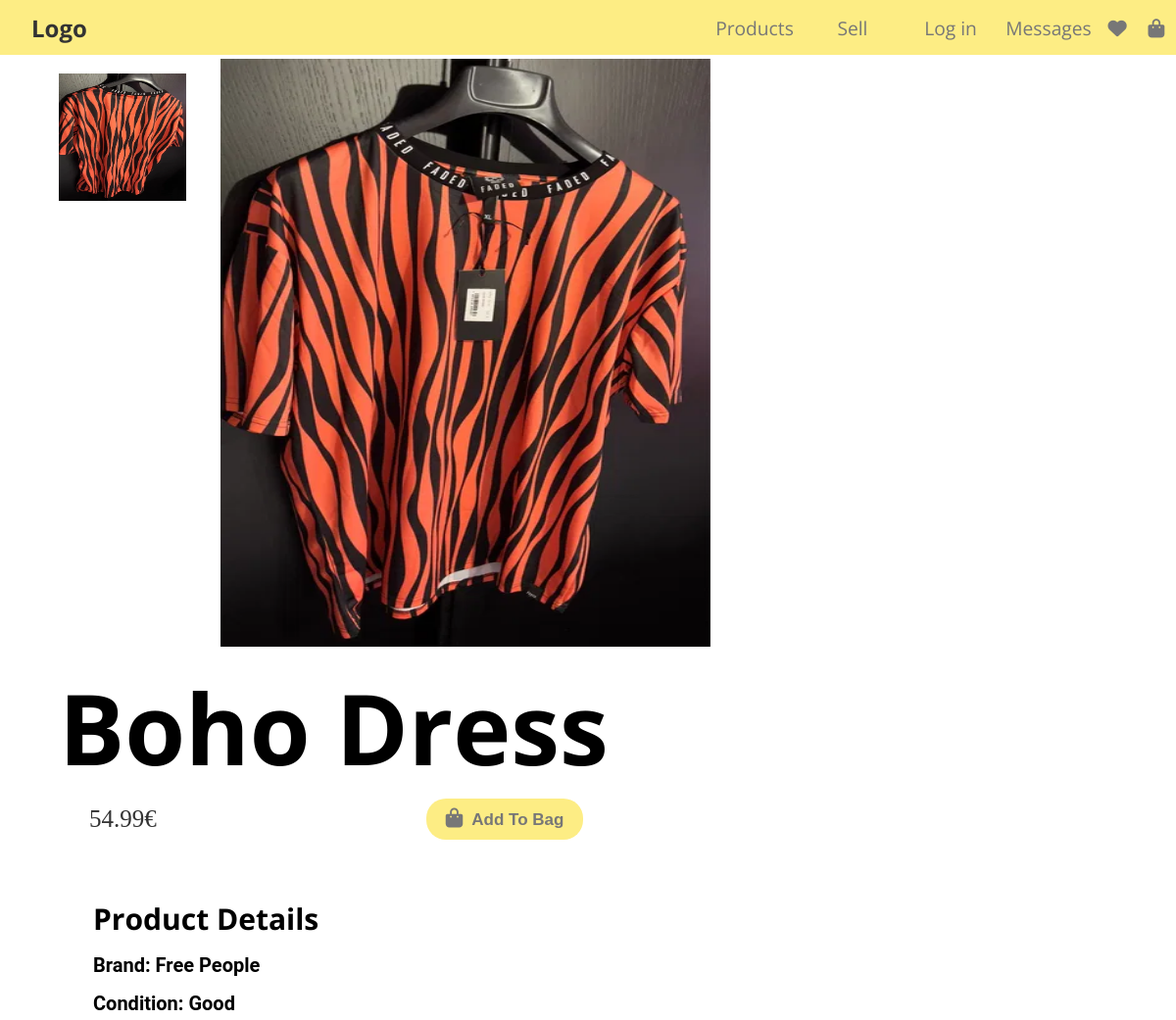
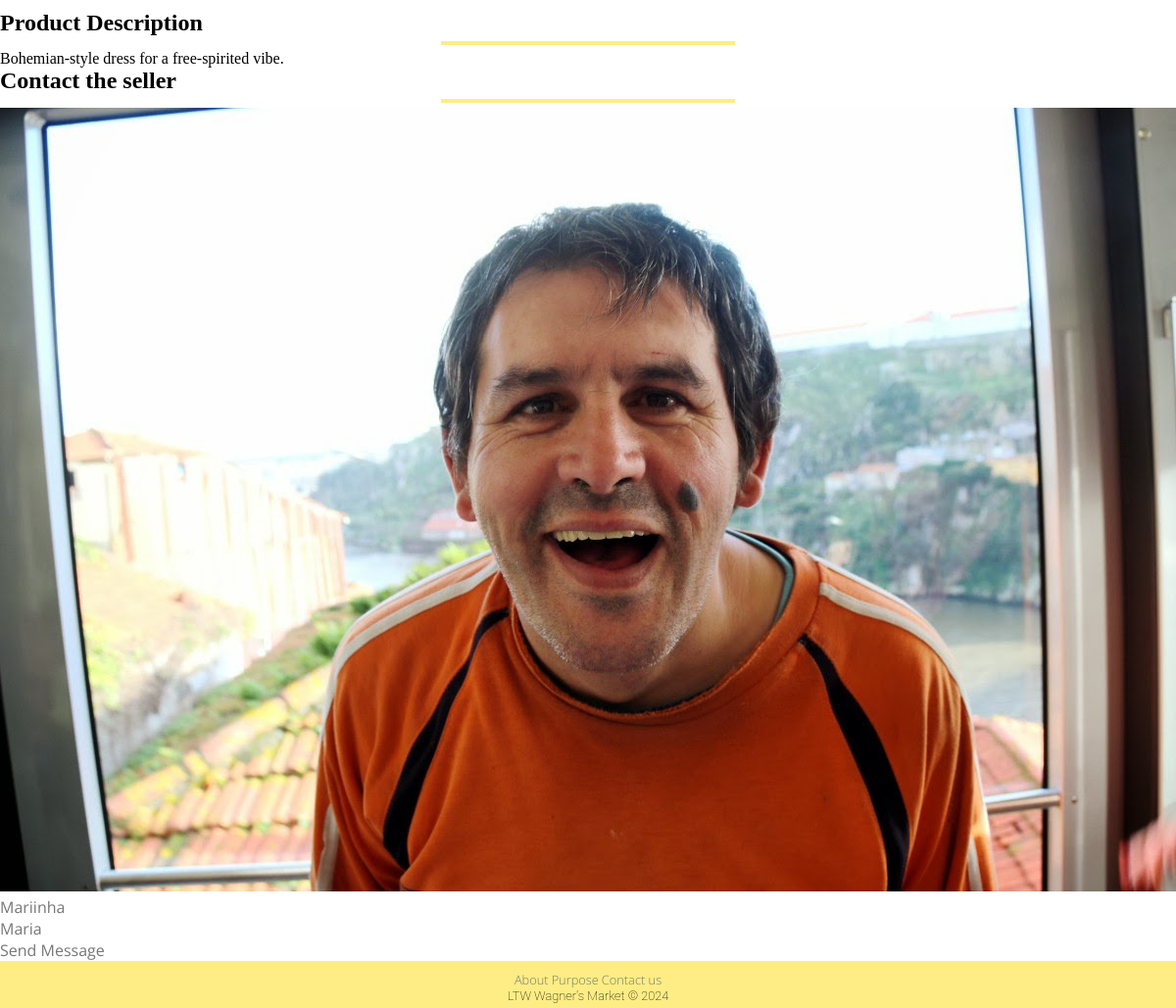
/pages/item.php?id=26, run on the app's committed database (2 pictures, top to bottom).
### tables this page shows
CREATE TABLE IMAGE(
    ImageId INTEGER PRIMARY KEY AUTOINCREMENT,
    Path TEXT NOT NULL,
    ItemId INTEGER NOT NULL,
    FOREIGN KEY (ItemId) REFERENCES ITEM (ItemId) ON DELETE CASCADE ON UPDATE CASCADE
);

CREATE TABLE ITEM (
    ItemId INTEGER PRIMARY KEY AUTOINCREMENT,
    UserId INTEGER NOT NULL,
    Title TEXT NOT NULL,
    Price FLOAT NOT NULL,
    Description TEXT NOT NULL,
    Condition TEXT NOT NULL,
    Size TEXT NOT NULL,
    Brand TEXT NOT NULL,
    ImagePath TEXT NOT NULL,
    WishlistCounter INTEGER DEFAULT 0,
    Timestamp DATETIME NOT NULL DEFAULT CURRENT_TIMESTAMP,
    CONSTRAINT PriceConstraint CHECK (Price > 0),
    FOREIGN KEY (UserId) REFERENCES USER (UserId) ON DELETE CASCADE ON UPDATE CASCADE,
    FOREIGN KEY (Condition) REFERENCES CONDITION (Condition) ON DELETE CASCADE ON UPDATE CASCADE,
    FOREIGN KEY (Size) REFERENCES SIZE (Size) ON DELETE CASCADE ON UPDATE CASCADE
);

CREATE TABLE USER (
    UserId INTEGER PRIMARY KEY AUTOINCREMENT,
    Name TEXT NOT NULL,
    Username TEXT UNIQUE NOT NULL,
    ProfilePic TEXT NOT NULL,
    Password TEXT NOT NULL,
    Email TEXT UNIQUE NOT NULL,
    Admin BOOLEAN DEFAULT FALSE
);

### public/pages/item.php (called while the page is built, shortened)
<?php
require_once(__DIR__ . '/../utils/session.php');
$session = new Session();
require_once(__DIR__ . '/../../private/database/connection.db.php');
require_once(__DIR__ . '/../../private/database/item.class.php');
require_once(__DIR__ . '/../../private/database/image.class.php');
require_once(__DIR__ . '/../../private/database/user.class.php');
require_once(__DIR__ . '/../../private/templates/common.tpl.php');
require_once(__DIR__ . '/../../private/templates/item.tpl.php');
$db = getDatabaseConnection();
$item = Item::getItem($db, intval($_GET['id']));
$images = Image::getImages($db, $item->itemId);
$user = User::getUser($db, $item->userId);
drawHeader($db, $session);
drawItem($db,$item, $images, $session, $user);
drawFooter();
?>

### public/utils/session.php (called while the page is built, shortened)
<?php
class Session
{
    public function isLoggedIn(): bool
    {
        return isset($_SESSION['id']);
    }
}
?>

### private/database/image.class.php (called while the page is built, shortened)
<?php
class Image
{
    public function __construct(int $imageId, string $path, int $itemId)
    {
        $this->path = $path;
    }
    static function getImages(PDO $db, int $itemId): array
    {
        $stmt = $db->prepare('
                SELECT ImageId, Path, ItemId
                FROM IMAGE
                WHERE ItemId = ?
            ');
        $stmt->execute(array($itemId));
        $images = array();
        while ($image = $stmt->fetch()) {
            $images[] = new Image(
                $image['ImageId'],
                $image['Path'],
                $image['ItemId']
            );
        }
        return $images;
    }
}
?>

### private/database/item.class.php (called while the page is built, shortened)
<?php
class Item
{
    public function __construct(int $itemId, int $userId, string $title, float $price, string $description, string $condition, string $size, string $brand, string $imagePath, int $wishlistCounter, string $timeStamp)
    {
        $this->itemId = $itemId;
        $this->userId = $userId;
        $this->title = $title;
        $this->price = $price;
        $this->description = $description;
        $this->condition = $condition;
        $this->brand = $brand;
        $this->imagePath = $imagePath;
    }
    static function getItem(PDO $db, int $id): Item
    {
        $stmt = $db->prepare('SELECT ItemId, UserId, Title, Price, Description, Condition, Size, Brand, ImagePath, WishlistCounter, Timestamp FROM ITEM WHERE ItemId = ?');
        $stmt->execute(array($id));
        $item = $stmt->fetch();
        return new Item(
            $item['ItemId'],
            $item['UserId'],
            $item['Title'],
            $item['Price'],
            $item['Description'],
            $item['Condition'],
            $item['Size'],
            $item['Brand'],
            $item['ImagePath'],
            $item['WishlistCounter'],
            $item['Timestamp']
        );
    }
}
?>

### private/database/user.class.php (called while the page is built, shortened)
<?php
class User
{
    public function __construct(int $userId, string $name, string $username, string $profilePic, string $email, bool $admin)
    {
        $this->userId = $userId;
        $this->name = $name;
        $this->username = $username;
        $this->profilePic = $profilePic;
    }
    static function getUser(PDO $db, int $id): User
    {
        $stmt = $db->prepare('SELECT * FROM USER WHERE UserId = ?');
        $stmt->execute(array($id));
        $user = $stmt->fetch();
        $admin = $user['Admin'] == 1;
        return new User(
            $user['UserId'],
            $user['Name'],
            $user['Username'],
            $user['ProfilePic'],
            $user['Email'],
            $admin
        );
    }
}
?>

### private/templates/common.tpl.php (the view, shortened to what this page needs)
<?php
require_once (__DIR__ . '/../database/user.class.php');
require_once (__DIR__ . '/../../public/utils/session.php');
?>
<?php function drawHeader(PDO $db, Session $session)
{ ?>
    <!DOCTYPE html>
    <html lang="en-US">
    <head>
        <link rel="stylesheet" href="../css/style.css">
    </head>
    <body>
        <header>
            <section class="header-left">
                <a class="logo" href="../pages/index.php">Logo</a>
            </section>
            <nav class="header-right">
                    <section id="header-products">
                        <a  href="search.php">Products</a>
                    </section>
                    <?php
                    if ($session->isLoggedIn()) { ?>
                        <a href="../pages/publish_add.php">Sell</a>
                        <nav id="header-profile">
                            <a href="../pages/profile.php">Profile</a>
                            <?php drawProfileForm($db, $session); ?>
                        </nav>
                        <a href="../pages/messages.php">Messages</a>
                        <a href="../pages/wishlist.php"><i class="fas fa-heart"></i></a>
                        <a href="../pages/shopping_bag.php"><i class="fas fa-shopping-bag"></i></a>
                    <?php } else { ?>
                        <a class="not-logged-in">Sell</a>
                        <nav id="header-profile">
                            <a class="not-logged-in">Log in</a>
                        </nav>
                        <a class="not-logged-in">Messages</a>
                        <a class="not-logged-in"><i class="fas fa-heart"></i></a>
                        <a class="not-logged-in"><i class="fas fa-shopping-bag"></i></a>
                    <?php }?>
            </nav>
        </header>
    <?php } ?>
    <?php function drawFooter()
    { ?>
        <footer>
            <nav>
                <a href="#">About</a>
                <a href="#">Purpose</a>
                <a href="#">Contact us</a>
            </nav>
            <p>LTW Wagner's Market &copy; 2024</p>
        </footer>
    </body>
    </html>
<?php } ?>

### private/templates/item.tpl.php (shortened to what this page needs)
<?php
require_once(__DIR__ . '/../database/item.class.php');
require_once(__DIR__ . '/../database/image.class.php');
require_once(__DIR__ . '/../database/user.class.php');
?>
<?php function drawItem(PDO $db, Item $item, array $images, Session $session, $user) { ?>
    <section class="item-info-and-images">
        <section id="images" class="col-2">
            <section class="sideImagesContainer">
                    <?php foreach($images as $image) { ?>
                        <img src="/<?= $image->path ?>" class="sideImage">
                    <?php } ?>
            </section>
            <section class="main_image">
                <img src="/<?= $item->imagePath ?>" id="mainImage">
            </section>
        </section>
        <section id="information" class="col-2">
            <article id="mainInfo">
                <h1><?=$item->title?></h1>
                <ul>
                    <li>
                        <?=number_format($item->price, 2)?>€
                    </li>
                    <li id="wishlist">
                        <?php if(!$session->isLoggedIn()) { ?>
                            <button id="not-logged-in" type="button" class="wishlist-button" disabled>
                            </button>
                        <?php } elseif (Wishlist::isInWishlist($db, $session->getId(), $item->itemId)) { ?>
                            <button id="<?= $item->itemId ?>" type="button" class="wishlist-button">
                                <i class="fa-solid fa-heart"></i>
                            </button>
                        <?php } else { ?>
                            <button id="<?= $item->itemId ?>" type="button" class="wishlist-button">
                                <i class="fa-regular fa-heart"></i>
                            </button>
                        <?php } ?>
                    </li>
                    <li id="bag">
                        <?php if(!$session->isLoggedIn()) { ?>
                        <button id="not-logged-in" type="button" class="bag-button" disabled>
                            <i class="fa-solid fa-bag-shopping"></i> Add To Bag
                        </button>
                        <?php } elseif (Cart::isInShoppingBag($db, $session->getId(), $item->itemId)) { ?>
                            <button id="<?= $item->itemId ?>" type="button" class="bag-button remove-from-bag">
                                <i id="bag-icon" class="fa-solid fa-bag-shopping"></i>Remove From Cart
                            </button>
                        <?php } else { ?>
                            <button id="<?= $item->itemId ?>" type="button" class="bag-button add-to-bag">
                                <i id="bag-icon" class="fa-solid fa-bag-shopping"></i>Add To Cart
                            </button>
                        <?php } ?>
                    </li>
                </ul>
            </article>
            <h3>Product Details</h3>
            <p>Brand: <span id="brand-name"><?=$item->brand?></span></p>
            <p>Condition: <span id="condition-value"><?=$item->condition?></span></p>
        </section>
    </section>
    <section id="description-seller">
        <h2>Product Description</h2>
        <hr class="line-yellow">
        <p class="description"><?=$item->description?></p>
        <h2>Contact the seller</h2>
        <hr class="line-yellow">
        <div class="box_yellow">
            <section id="sellerInfo">
                <div class="profilePic">
                    <a href="../pages/profile.php">
                        <img src= "/<?= $user->profilePic ?>">
                    </a>
                </div>
                <div class="sellerDetails">
                    <a href="../pages/profile.php">
                        <p class="username"><?=$user->username?></p>
                    </a>
                    <a href="../pages/profile.php">
                        <p class="name"><?=$user->name ?></p>
                    </a>
                </div>
                <a href="../pages/messages.php?otherUserId=<?=$user->userId?>" class="sendMessageButton">Send Message</a>
            </section>
        </div>
    </section>
<?php } ?>

### public/css/style.css (style rules this page uses)
* { margin: 0; padding: 0; box-sizing: border-box; }
ul { list-style: none; padding: 0; margin: 0; }
header, .logo, a { font-family: 'Open Sans', sans-serif; color: #777; text-decoration: none; transition: color 0.3s; }
header { height: 3.5rem; display: grid; grid-template-columns: 1.5fr 1fr; background-color: rgba(253, 237, 132, 1); position: fixed; top: 0; width: 100%; z-index: 1; }
.header-left { align-content: center; }
.header-right { font-size: 1.2em; display: grid; grid-template-columns: repeat(4, 1fr) .4fr .4fr; justify-items: center; align-items: center; }
.logo { font-weight: 700; font-size: 1.5em; color: #333; padding-left: 2rem; }
.col-2 { flex-basis: 40%; min-width: 300px; }
.col-2 h1 { font-family: 'Open Sans', sans-serif; font-size: 6rem; line-height: 6rem; margin: 30px 0 15px 0; }
.col-2 p { font-family: 'Roboto', sans-serif; font-weight: 100; margin: 15px 10px 15px 0; }
.line-yellow { width: 300px; height: 0.25em; background-color: rgba(253, 237, 132, 1); border: none; margin: 5px auto; }
footer { font-family: 'Roboto', sans-serif; font-weight: 100; font-size: 0.8em; text-align: center; background: rgba(253, 237, 132, 1); padding: 10px 0 5px 0; bottom: 0; left: 0; right: 0; }
#images { margin-top: 5%; margin-left: 5%; display: flex; }
#mainImage { width: 500px; max-height: 600px; height: auto; margin-left: 35px; cursor: pointer; }
.sideImagesContainer { overflow-y: auto; width: 130px; height: 580px; margin-top: 15px; display: flex; flex-direction: column; align-items: flex-start; }
.sideImage { width: 130px; height: 130px; margin-bottom: 15px; cursor: pointer; }
.wishlist-button { position: absolute; top: 5px; right: 5px; background: none; border: none; padding: 0; cursor: pointer; }
body { display: grid }

### data on the page
image: Path (picture)
item: ImagePath (picture), Title "Boho Dress", Price "54.99", Brand "Free People", Condition "Good", Description "Bohemian-style dress for a free-spirited vibe."
user: ProfilePic (picture), Username "Mariinha", Name "Maria"
